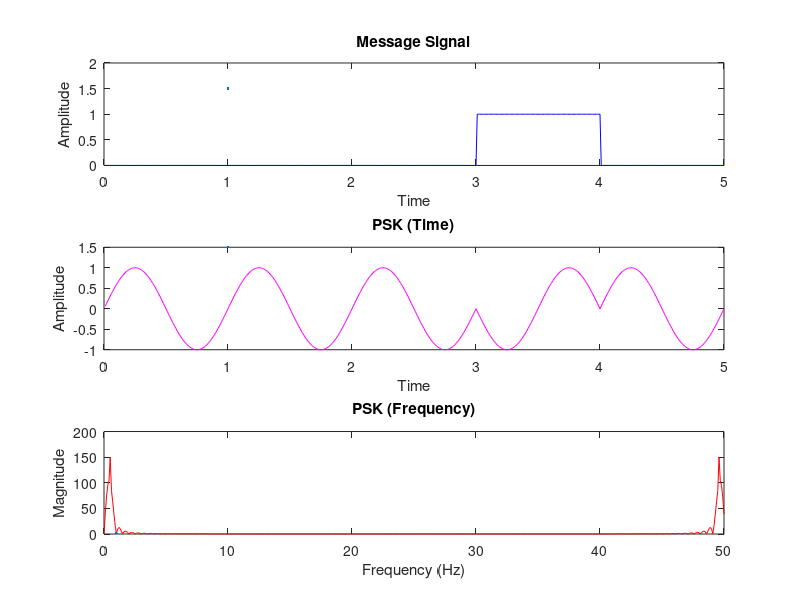

MATLAB code to generate this figure:
% PSK Modulation
clc, clearvars, close all;

n = input("Enter the Number of bits : ");
t = 0.01:0.01:1;        % time per bit
a = randi([0 1], 1, n);
f1 = 1; f2 = 5;

% Message signal
m0 = zeros(1,100);
m1 = ones(1,100);

% PSK
sa0 = sin(2*pi*f1*t);
sa1 = -sin(2*pi*f1*t);

% Modulation
psk = []; m = [];
for i = 1:n
    if a(i) == 1
        m = [m, m1];
        psk = [psk, sa1];
    else
        m = [m, m0];
        psk = [psk, sa0];
    end
end

time = 0.01:0.01:n;

% Message Signal
subplot(3,1,1);
plot(time,m, 'b', LineWidth=1.5);
title("Message Signal");
xlabel("Time");
ylabel("Amplitude");

% Time Domain (PSK)
subplot(3,1,2);
plot(time,psk, 'm', LineWidth=1.5);
title("PSK (Time)");
xlabel("Time");
ylabel("Amplitude");

% Frequency Domain (PSK)
subplot(3,1,3);
frequencies = linspace(0, 1 / (2 * 0.01), length(psk));
PSK = abs(fft(psk));
plot(frequencies, PSK, 'r', LineWidth=1.5);
title("PSK (Frequency)");
xlabel("Frequency (Hz)");
ylabel("Magnitude");

